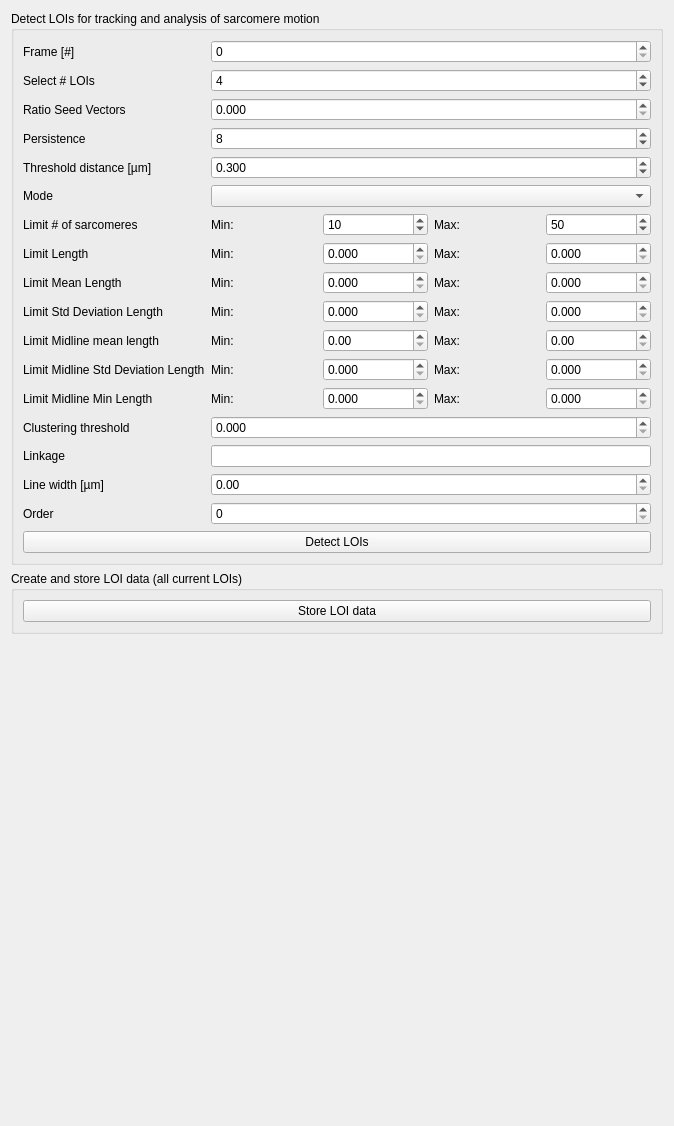
<?xml version="1.0" encoding="UTF-8"?>
<ui version="4.0">
 <class>Form</class>
 <widget class="QWidget" name="Form">
  <property name="geometry">
   <rect>
    <x>0</x>
    <y>0</y>
    <width>674</width>
    <height>1126</height>
   </rect>
  </property>
  <property name="windowTitle">
   <string>Form</string>
  </property>
  <layout class="QFormLayout" name="formLayout">
   <item row="10" column="0" colspan="2">
    <widget class="QGroupBox" name="groupBox_5">
     <property name="title">
      <string>Create and store LOI data (all current LOIs)</string>
     </property>
     <layout class="QFormLayout" name="formLayout_6">
      <item row="1" column="0" colspan="2">
       <widget class="QPushButton" name="btn_store_lois">
        <property name="toolTip">
         <string>stores all current LOIs, only needed when using manual LOIs</string>
        </property>
        <property name="text">
         <string>Store LOI data</string>
        </property>
       </widget>
      </item>
     </layout>
    </widget>
   </item>
   <item row="9" column="0" colspan="2">
    <widget class="QGroupBox" name="groupBox_6">
     <property name="title">
      <string>Detect LOIs for tracking and analysis of sarcomere motion</string>
     </property>
     <layout class="QFormLayout" name="formLayout_7">
      <item row="1" column="0">
       <widget class="QLabel" name="label_36">
        <property name="toolTip">
         <string>The index of the frame to select for analysis.</string>
        </property>
        <property name="text">
         <string>Frame [#]</string>
        </property>
       </widget>
      </item>
      <item row="1" column="1">
       <widget class="QSpinBox" name="sb_detect_loi_frame">
        <property name="toolTip">
         <string>The index of the frame to select for analysis.</string>
        </property>
        <property name="maximum">
         <number>1000000000</number>
        </property>
       </widget>
      </item>
      <item row="2" column="0">
       <widget class="QLabel" name="label_19">
        <property name="toolTip">
         <string>Number of LOIs</string>
        </property>
        <property name="text">
         <string>Select # LOIs</string>
        </property>
       </widget>
      </item>
      <item row="2" column="1">
       <widget class="QSpinBox" name="sb_detect_loi_n_lois">
        <property name="toolTip">
         <string>Number of LOIs</string>
        </property>
        <property name="maximum">
         <number>100000</number>
        </property>
        <property name="value">
         <number>4</number>
        </property>
       </widget>
      </item>
      <item row="3" column="0">
       <widget class="QLabel" name="label">
        <property name="toolTip">
         <string>Ratio of sarcomere vectors to take as seed vectors for initiating LOI growth.</string>
        </property>
        <property name="text">
         <string>Ratio Seed Vectors</string>
        </property>
       </widget>
      </item>
      <item row="3" column="1">
       <widget class="QDoubleSpinBox" name="dsb_ratio_seeds">
        <property name="toolTip">
         <string>Ratio of sarcomere vectors to take as seed vectors for initiating LOI growth.</string>
        </property>
        <property name="decimals">
         <number>3</number>
        </property>
        <property name="maximum">
         <double>10000000.000000000000000</double>
        </property>
       </widget>
      </item>
      <item row="4" column="0">
       <widget class="QLabel" name="label_37">
        <property name="toolTip">
         <string>Persistence parameter influencing line growth direction and termination.</string>
        </property>
        <property name="text">
         <string>Persistence</string>
        </property>
       </widget>
      </item>
      <item row="4" column="1">
       <widget class="QSpinBox" name="sb_detect_loi_persistence">
        <property name="toolTip">
         <string>Persistence parameter influencing line growth direction and termination.</string>
        </property>
        <property name="maximum">
         <number>10</number>
        </property>
        <property name="value">
         <number>8</number>
        </property>
       </widget>
      </item>
      <item row="5" column="0">
       <widget class="QLabel" name="label_38">
        <property name="toolTip">
         <string>Maximum distance for nearest neighbor estimation during line growth.</string>
        </property>
        <property name="text">
         <string>Threshold distance [µm]</string>
        </property>
       </widget>
      </item>
      <item row="5" column="1">
       <widget class="QDoubleSpinBox" name="dsb_detect_loi_threshold_distance">
        <property name="toolTip">
         <string>Maximum distance for nearest neighbor estimation during line growth.</string>
        </property>
        <property name="decimals">
         <number>3</number>
        </property>
        <property name="maximum">
         <double>1000000.000000000000000</double>
        </property>
        <property name="value">
         <double>0.300000000000000</double>
        </property>
       </widget>
      </item>
      <item row="6" column="0">
       <widget class="QLabel" name="label_2">
        <property name="toolTip">
         <string>Mode for selecting LOIs from identified clusters.</string>
        </property>
        <property name="text">
         <string>Mode</string>
        </property>
       </widget>
      </item>
      <item row="6" column="1">
       <widget class="QComboBox" name="cb_mode">
        <property name="toolTip">
         <string>Mode for selecting LOIs from identified clusters.</string>
        </property>
       </widget>
      </item>
      <item row="8" column="0">
       <widget class="QLabel" name="label_3">
        <property name="toolTip">
         <string>Limits of sarcomere numbers in LOI (n_min, n_max)</string>
        </property>
        <property name="text">
         <string>Limit # of sarcomeres</string>
        </property>
       </widget>
      </item>
      <item row="8" column="1">
       <layout class="QHBoxLayout" name="horizontalLayout">
        <item>
         <widget class="QLabel" name="label_4">
          <property name="toolTip">
           <string>Limits of sarcomere numbers in LOI (n_min, n_max)</string>
          </property>
          <property name="text">
           <string>Min:</string>
          </property>
         </widget>
        </item>
        <item>
         <widget class="QSpinBox" name="sb_detect_loi_num_lims_min">
          <property name="toolTip">
           <string>Limits of sarcomere numbers in LOI (n_min, n_max)</string>
          </property>
          <property name="maximum">
           <number>100000</number>
          </property>
          <property name="value">
           <number>10</number>
          </property>
         </widget>
        </item>
        <item>
         <widget class="QLabel" name="label_5">
          <property name="toolTip">
           <string>Limits of sarcomere numbers in LOI (n_min, n_max)</string>
          </property>
          <property name="text">
           <string>Max:</string>
          </property>
         </widget>
        </item>
        <item>
         <widget class="QSpinBox" name="sb_detect_loi_num_lims_max">
          <property name="toolTip">
           <string>Limits of sarcomere numbers in LOI (n_min, n_max)</string>
          </property>
          <property name="maximum">
           <number>100000</number>
          </property>
          <property name="value">
           <number>50</number>
          </property>
         </widget>
        </item>
       </layout>
      </item>
      <item row="9" column="0">
       <widget class="QLabel" name="label_27">
        <property name="toolTip">
         <string>Length limits for LOIs (in µm) (min, max).</string>
        </property>
        <property name="text">
         <string>Limit Length</string>
        </property>
       </widget>
      </item>
      <item row="9" column="1">
       <layout class="QHBoxLayout" name="horizontalLayout_8">
        <item>
         <widget class="QLabel" name="label_33">
          <property name="toolTip">
           <string>Length limits for LOIs (in µm) (min, max).</string>
          </property>
          <property name="text">
           <string>Min:</string>
          </property>
         </widget>
        </item>
        <item>
         <widget class="QDoubleSpinBox" name="dsb_limit_length_min">
          <property name="toolTip">
           <string>Length limits for LOIs (in µm) (min, max).</string>
          </property>
          <property name="decimals">
           <number>3</number>
          </property>
          <property name="maximum">
           <double>9999999.000000000000000</double>
          </property>
         </widget>
        </item>
        <item>
         <widget class="QLabel" name="label_32">
          <property name="toolTip">
           <string>Length limits for LOIs (in µm) (min, max).</string>
          </property>
          <property name="text">
           <string>Max:</string>
          </property>
         </widget>
        </item>
        <item>
         <widget class="QDoubleSpinBox" name="dsb_limit_length_max">
          <property name="toolTip">
           <string>Length limits for LOIs (in µm) (min, max).</string>
          </property>
          <property name="decimals">
           <number>3</number>
          </property>
          <property name="maximum">
           <double>99999999.000000000000000</double>
          </property>
         </widget>
        </item>
       </layout>
      </item>
      <item row="10" column="0">
       <widget class="QLabel" name="label_7">
        <property name="toolTip">
         <string>Limits for the mean length of sarcomeres within an LOI (min, max).</string>
        </property>
        <property name="text">
         <string>Limit Mean Length</string>
        </property>
       </widget>
      </item>
      <item row="10" column="1">
       <layout class="QHBoxLayout" name="horizontalLayout_3">
        <item>
         <widget class="QLabel" name="label_8">
          <property name="toolTip">
           <string>Limits for the mean length of sarcomeres within an LOI (min, max).</string>
          </property>
          <property name="text">
           <string>Min:</string>
          </property>
         </widget>
        </item>
        <item>
         <widget class="QDoubleSpinBox" name="dsb_mean_length_limit_min">
          <property name="toolTip">
           <string>Limits for the mean length of sarcomeres within an LOI (min, max).</string>
          </property>
          <property name="decimals">
           <number>3</number>
          </property>
          <property name="maximum">
           <double>9999999.000000000000000</double>
          </property>
         </widget>
        </item>
        <item>
         <widget class="QLabel" name="label_9">
          <property name="toolTip">
           <string>Limits for the mean length of sarcomeres within an LOI (min, max).</string>
          </property>
          <property name="text">
           <string>Max:</string>
          </property>
         </widget>
        </item>
        <item>
         <widget class="QDoubleSpinBox" name="dsb_mean_length_limit_max">
          <property name="toolTip">
           <string>Limits for the mean length of sarcomeres within an LOI (min, max).</string>
          </property>
          <property name="decimals">
           <number>3</number>
          </property>
          <property name="maximum">
           <double>9999999.000000000000000</double>
          </property>
         </widget>
        </item>
       </layout>
      </item>
      <item row="11" column="0">
       <widget class="QLabel" name="label_10">
        <property name="toolTip">
         <string>Limits for the standard deviation of sarcomere lengths within an LOI (min, max).</string>
        </property>
        <property name="text">
         <string>Limit Std Deviation Length</string>
        </property>
       </widget>
      </item>
      <item row="11" column="1">
       <layout class="QHBoxLayout" name="horizontalLayout_4">
        <item>
         <widget class="QLabel" name="label_11">
          <property name="toolTip">
           <string>Limits for the standard deviation of sarcomere lengths within an LOI (min, max).</string>
          </property>
          <property name="text">
           <string>Min:</string>
          </property>
         </widget>
        </item>
        <item>
         <widget class="QDoubleSpinBox" name="dsb_std_length_lims_min">
          <property name="toolTip">
           <string>Limits for the standard deviation of sarcomere lengths within an LOI (min, max).</string>
          </property>
          <property name="decimals">
           <number>3</number>
          </property>
          <property name="maximum">
           <double>9999999.000000000000000</double>
          </property>
         </widget>
        </item>
        <item>
         <widget class="QLabel" name="label_12">
          <property name="toolTip">
           <string>Limits for the standard deviation of sarcomere lengths within an LOI (min, max).</string>
          </property>
          <property name="text">
           <string>Max:</string>
          </property>
         </widget>
        </item>
        <item>
         <widget class="QDoubleSpinBox" name="dsb_std_length_lims_max">
          <property name="toolTip">
           <string>Limits for the standard deviation of sarcomere lengths within an LOI (min, max).</string>
          </property>
          <property name="decimals">
           <number>3</number>
          </property>
          <property name="maximum">
           <double>999999.000000000000000</double>
          </property>
         </widget>
        </item>
       </layout>
      </item>
      <item row="12" column="0">
       <widget class="QLabel" name="label_18">
        <property name="toolTip">
         <string>Limits for the mean length of the midline of vectors in LOI (min, max).</string>
        </property>
        <property name="text">
         <string>Limit Midline mean length</string>
        </property>
       </widget>
      </item>
      <item row="12" column="1">
       <layout class="QHBoxLayout" name="horizontalLayout_7">
        <item>
         <widget class="QLabel" name="label_21">
          <property name="toolTip">
           <string>Limits for the mean length of the midline of vectors in LOI (min, max).</string>
          </property>
          <property name="text">
           <string>Min:</string>
          </property>
         </widget>
        </item>
        <item>
         <widget class="QDoubleSpinBox" name="dsb_midline_mean_length_lims_min">
          <property name="toolTip">
           <string>Limits for the mean length of the midline of vectors in LOI (min, max).</string>
          </property>
         </widget>
        </item>
        <item>
         <widget class="QLabel" name="label_22">
          <property name="toolTip">
           <string>Limits for the mean length of the midline of vectors in LOI (min, max).</string>
          </property>
          <property name="text">
           <string>Max:</string>
          </property>
         </widget>
        </item>
        <item>
         <widget class="QDoubleSpinBox" name="dsb_midline_mean_length_lims_max">
          <property name="toolTip">
           <string>Limits for the mean length of the midline of vectors in LOI (min, max).</string>
          </property>
         </widget>
        </item>
       </layout>
      </item>
      <item row="13" column="0">
       <widget class="QLabel" name="label_24">
        <property name="toolTip">
         <string>Limits for the standard deviation of the midline length of vectors in LOI (min, max).</string>
        </property>
        <property name="text">
         <string>Limit Midline Std Deviation Length</string>
        </property>
       </widget>
      </item>
      <item row="13" column="1">
       <layout class="QHBoxLayout" name="horizontalLayout_9">
        <item>
         <widget class="QLabel" name="label_25">
          <property name="text">
           <string>Min:</string>
          </property>
         </widget>
        </item>
        <item>
         <widget class="QDoubleSpinBox" name="dsb_limit_midline_std_dev_length_min">
          <property name="toolTip">
           <string>Limits for the standard deviation of the midline length of vectors in LOI (min, max).</string>
          </property>
          <property name="decimals">
           <number>3</number>
          </property>
          <property name="maximum">
           <double>9999999.000000000000000</double>
          </property>
         </widget>
        </item>
        <item>
         <widget class="QLabel" name="label_26">
          <property name="text">
           <string>Max:</string>
          </property>
         </widget>
        </item>
        <item>
         <widget class="QDoubleSpinBox" name="dsb_limit_midline_std_dev_length_max">
          <property name="toolTip">
           <string>Limits for the standard deviation of the midline length of vectors in LOI (min, max).</string>
          </property>
          <property name="decimals">
           <number>3</number>
          </property>
          <property name="maximum">
           <double>9999999.000000000000000</double>
          </property>
         </widget>
        </item>
       </layout>
      </item>
      <item row="14" column="0">
       <widget class="QLabel" name="label_28">
        <property name="toolTip">
         <string>Limits for the minimum length of the midline of vectors in LOI (min, max).</string>
        </property>
        <property name="text">
         <string>Limit Midline Min Length</string>
        </property>
       </widget>
      </item>
      <item row="14" column="1">
       <layout class="QHBoxLayout" name="horizontalLayout_10">
        <item>
         <widget class="QLabel" name="label_29">
          <property name="text">
           <string>Min:</string>
          </property>
         </widget>
        </item>
        <item>
         <widget class="QDoubleSpinBox" name="dsb_limit_midline_min_length_min">
          <property name="toolTip">
           <string>Limits for the minimum length of the midline of vectors in LOI (min, max).</string>
          </property>
          <property name="decimals">
           <number>3</number>
          </property>
          <property name="maximum">
           <double>999999.000000000000000</double>
          </property>
         </widget>
        </item>
        <item>
         <widget class="QLabel" name="label_30">
          <property name="text">
           <string>Max:</string>
          </property>
         </widget>
        </item>
        <item>
         <widget class="QDoubleSpinBox" name="dsb_limit_midline_min_length_max">
          <property name="toolTip">
           <string>Limits for the minimum length of the midline of vectors in LOI (min, max).</string>
          </property>
          <property name="decimals">
           <number>3</number>
          </property>
          <property name="maximum">
           <double>9999999.000000000000000</double>
          </property>
         </widget>
        </item>
       </layout>
      </item>
      <item row="15" column="0">
       <widget class="QLabel" name="label_17">
        <property name="toolTip">
         <string>The linkage distance threshold above which, clusters will not be merged.</string>
        </property>
        <property name="text">
         <string>Clustering threshold</string>
        </property>
       </widget>
      </item>
      <item row="15" column="1">
       <widget class="QDoubleSpinBox" name="dsb_detect_loi_clustering_threshold">
        <property name="toolTip">
         <string>The linkage distance threshold above which, clusters will not be merged.</string>
        </property>
        <property name="decimals">
         <number>3</number>
        </property>
        <property name="maximum">
         <double>99999999.000000000000000</double>
        </property>
       </widget>
      </item>
      <item row="16" column="0">
       <widget class="QLabel" name="label_31">
        <property name="toolTip">
         <string>Linkage criterion for clustering ('complete', 'average', 'single').</string>
        </property>
        <property name="text">
         <string>Linkage</string>
        </property>
       </widget>
      </item>
      <item row="16" column="1">
       <widget class="QLineEdit" name="le_linkage">
        <property name="toolTip">
         <string>Linkage criterion for clustering ('complete', 'average', 'single').</string>
        </property>
       </widget>
      </item>
      <item row="17" column="0">
       <widget class="QLabel" name="label_20">
        <property name="toolTip">
         <string> Width of the scan line (in µm), perpendicular to the LOIs.</string>
        </property>
        <property name="text">
         <string>Line width [µm]</string>
        </property>
       </widget>
      </item>
      <item row="17" column="1">
       <widget class="QDoubleSpinBox" name="dsb_detect_loi_line_width">
        <property name="toolTip">
         <string> Width of the scan line (in µm), perpendicular to the LOIs.</string>
        </property>
        <property name="decimals">
         <number>2</number>
        </property>
        <property name="maximum">
         <double>99999999.000000000000000</double>
        </property>
       </widget>
      </item>
      <item row="18" column="0">
       <widget class="QLabel" name="label_34">
        <property name="toolTip">
         <string>Order of spline interpolation for transforming LOIs (range 0-5).</string>
        </property>
        <property name="text">
         <string>Order</string>
        </property>
       </widget>
      </item>
      <item row="18" column="1">
       <widget class="QSpinBox" name="sb_order">
        <property name="toolTip">
         <string>Order of spline interpolation for transforming LOIs (range 0-5).</string>
        </property>
        <property name="maximum">
         <number>6</number>
        </property>
       </widget>
      </item>
      <item row="19" column="0" colspan="2">
       <widget class="QPushButton" name="btn_detect_lois">
        <property name="toolTip">
         <string>Detect LOIs automatically and store them</string>
        </property>
        <property name="text">
         <string>Detect LOIs</string>
        </property>
       </widget>
      </item>
     </layout>
    </widget>
   </item>
  </layout>
 </widget>
 <resources/>
 <connections/>
</ui>
